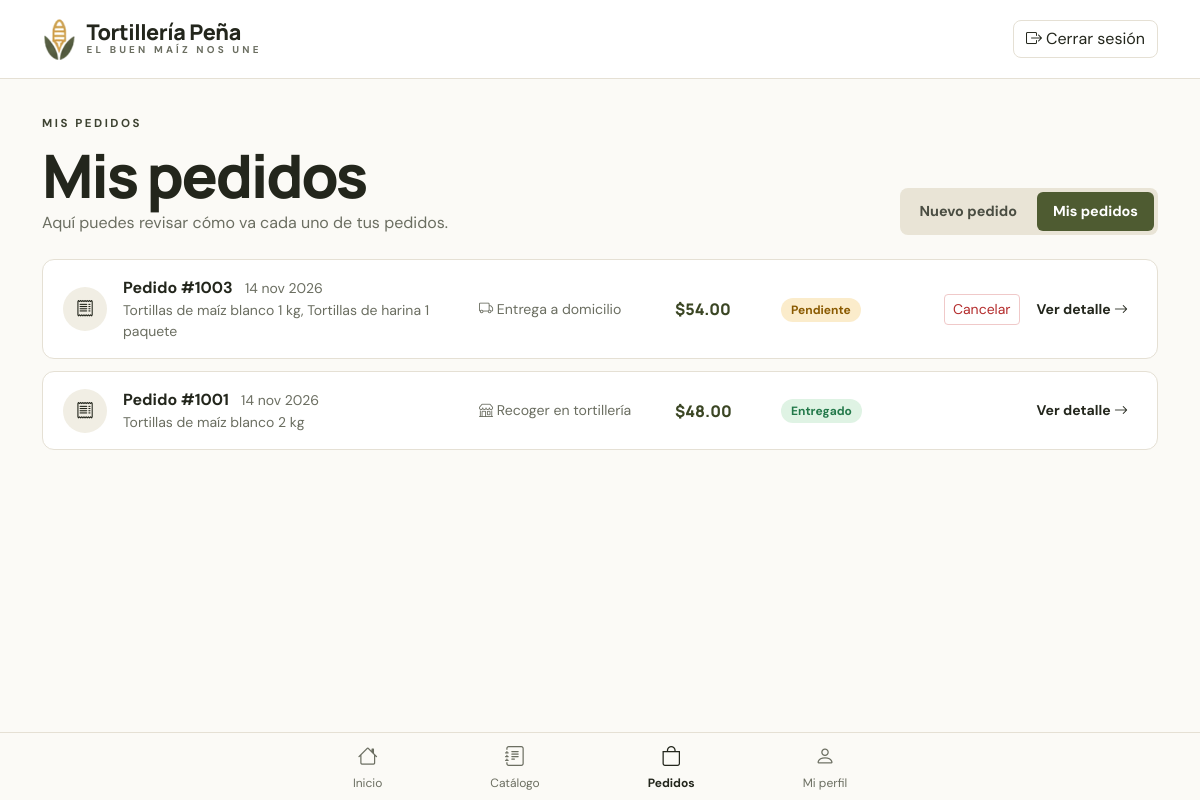
Page /cliente/mis_pedidos.php (signed in) on the committed database.
### tables this page shows
CREATE TABLE pedidos (
  id_pedido INT UNSIGNED NOT NULL AUTO_INCREMENT,
  id_cliente INT UNSIGNED NOT NULL,
  fecha DATETIME NOT NULL DEFAULT CURRENT_TIMESTAMP,
  tipo_entrega ENUM('Recoger','Domicilio') NOT NULL DEFAULT 'Recoger',
  direccion_entrega VARCHAR(200) DEFAULT NULL,
  estado ENUM('Pendiente','En preparación','Entregado','Cancelado') NOT NULL DEFAULT 'Pendiente',
  total DECIMAL(10,2) NOT NULL DEFAULT 0.00,
  PRIMARY KEY (id_pedido),
  CONSTRAINT fk_pedidos_clientes FOREIGN KEY (id_cliente) REFERENCES clientes (id_cliente)
    ON UPDATE CASCADE ON DELETE RESTRICT
);

### includes/funciones.php (called while the page is built, shortened)
<?php
function e($texto)
{
    return htmlspecialchars((string) $texto, ENT_QUOTES, 'UTF-8');
}
function dinero($cantidad)
{
    return '$' . number_format((float) $cantidad, 2);
}
function cantidad($valor)
{
    return rtrim(rtrim(number_format((float) $valor, 2, '.', ''), '0'), '.');
}
function con_unidad($valor, $unidad)
{
    $texto = cantidad($valor) . ' ' . $unidad;
    return $texto;
}
function fecha_corta($fecha, $con_hora = false)
{
    $meses = ['ene', 'feb', 'mar', 'abr', 'may', 'jun', 'jul', 'ago', 'sep', 'oct', 'nov', 'dic'];
    $t = strtotime($fecha);
    $texto = date('d', $t) . ' ' . $meses[(int) date('n', $t) - 1] . ' ' . date('Y', $t);
    if ($con_hora) {
        $texto .= ', ' . date('H:i', $t);
    }
    return $texto;
}
function clase_estado($estado)
{
    $clases = [
        'Pendiente' => 'estado-pendiente',
        'En preparación' => 'estado-preparacion',
        'Entregado' => 'estado-entregado',
        'Cancelado' => 'estado-cancelado',
    ];
    return $clases[$estado] ?? 'estado-pendiente';
}

### cliente/mis_pedidos.php (the view, shortened to what this page needs)
<?php
require_once '../includes/funciones.php';
$usuario = requiere_rol(ROL_CLIENTE);
$consulta = $pdo->prepare('SELECT * FROM pedidos WHERE id_cliente = ? ORDER BY fecha DESC');
$consulta->execute([$usuario['id_cliente']]);
$pedidos = $consulta->fetchAll();
$detalles = [];
if ($pedidos) {
    $ids = array_column($pedidos, 'id_pedido');
    $marcas = implode(',', array_fill(0, count($ids), '?'));
    $consulta = $pdo->prepare(
        "SELECT d.*, p.nombre, p.unidad
         FROM detalle_pedido d
         INNER JOIN productos p ON p.id_producto = d.id_producto
         WHERE d.id_pedido IN ($marcas)"
    );
    $consulta->execute($ids);
    foreach ($consulta->fetchAll() as $fila) {
        $detalles[$fila['id_pedido']][] = $fila;
    }
}
require '../includes/header_cliente.php';
?>
<div class="d-flex flex-wrap justify-content-between align-items-end gap-3 mb-4">
    <div>
        <p class="etiqueta">Mis pedidos</p>
        <h1 class="titulo-grande mb-1">Mis pedidos</h1>
        <p class="texto-secundario mb-0">Aquí puedes revisar cómo va cada uno de tus pedidos.</p>
    </div>
    <div class="segmentos">
        <a href="pedido.php">Nuevo pedido</a>
        <a href="mis_pedidos.php" class="activo">Mis pedidos</a>
    </div>
</div>
<?php foreach ($pedidos as $pedido): ?>
    <?php
    $items = $detalles[$pedido['id_pedido']] ?? [];
    $resumen = [];
    foreach ($items as $item) {
        $resumen[] = $item['nombre'] . ' ' . con_unidad($item['cantidad'], $item['unidad']);
    }
    ?>
    <div class="tarjeta tarjeta-pedido">
        <span class="icono-circulo"><i class="bi bi-receipt"></i></span>
        <div class="flex-grow-1">
            <strong>Pedido #<?= $pedido['id_pedido'] ?></strong>
            <span class="texto-secundario small ms-2"><?= fecha_corta($pedido['fecha']) ?></span>
            <div class="texto-secundario small"><?= e(implode(', ', $resumen)) ?></div>
        </div>
        <div class="dato-entrega">
            <i class="bi <?= $pedido['tipo_entrega'] === 'Domicilio' ? 'bi-truck' : 'bi-shop' ?>"></i>
            <?= $pedido['tipo_entrega'] === 'Domicilio' ? 'Entrega a domicilio' : 'Recoger en tortillería' ?>
        </div>
        <div class="dato-total"><?= dinero($pedido['total']) ?></div>
        <div class="dato-estado"><span class="estado <?= clase_estado($pedido['estado']) ?>"><?= e($pedido['estado']) ?></span></div>
        <div class="d-flex gap-2 acciones-pedido">
            <?php if ($pedido['estado'] === 'Pendiente'): ?>
                <form method="post" onsubmit="return confirm('¿Seguro que quieres cancelar el pedido #<?= $pedido['id_pedido'] ?>?');">
                    <button class="btn btn-sm btn-cancelar">Cancelar</button>
                </form>
            <?php endif; ?>
            <button class="btn btn-sm btn-link enlace-flecha" data-bs-toggle="modal" data-bs-target="#detalle<?= $pedido['id_pedido'] ?>">Ver detalle <i class="bi bi-arrow-right"></i></button>
        </div>
    </div>
<?php endforeach; ?>
<?php require '../includes/footer_cliente.php'; ?>

### assets/css/estilos.css (style rules this page uses)
:root { --verde: #4e5b31; --verde-oscuro: #3b4624; --verde-claro: #e9eddf; --crema: #fbfaf6; --crema-oscuro: #f1eee4; --borde: #e5e0d4; --texto: #23261c; --texto-suave: #6b6e61; --dorado: #c9a14a; }
body.sitio { font-family: 'DM Sans', system-ui, sans-serif; background: var(--crema); color: var(--texto); }
h1, h2, h3, .titulo-grande, .titulo-seccion, .marca-nombre { font-family: 'Manrope', system-ui, sans-serif; }
a { color: var(--verde); }
.texto-secundario, .text-secundario { color: var(--texto-suave); }
.etiqueta { display: flex; align-items: center; gap: 8px; font-size: .72rem; letter-spacing: .22em; text-transform: uppercase; font-weight: 700; color: #3d4231; margin-bottom: .75rem; }
.titulo-grande { font-weight: 800; font-size: clamp(2.3rem, 5vw, 4rem); letter-spacing: -.04em; line-height: 1.05; }
.enlace-flecha { color: var(--texto); font-weight: 600; text-decoration: none; }
.icono-circulo { width: 44px; height: 44px; border-radius: 50%; background: var(--crema-oscuro); display: inline-flex; align-items: center; justify-content: center; flex-shrink: 0; color: var(--texto); font-size: 1.1rem; }
.area-cliente { background: var(--crema-oscuro); padding-bottom: 90px; }
.tarjeta { background: #fff; border: 1px solid var(--borde); border-radius: 12px; }
.segmentos { display: flex; background: #e9e4d6; border-radius: 8px; padding: 4px; gap: 4px; }
.segmentos a { padding: 9px 16px; border-radius: 6px; color: #4a4d42; font-weight: 600; text-decoration: none; font-size: .9rem; }
.segmentos a.activo { background: var(--verde); color: #fff; }
.tarjeta-pedido { display: grid; grid-template-columns: 44px minmax(0, 1fr) 180px 90px 130px 210px; align-items: center; gap: 16px; padding: 16px 20px; margin-bottom: 12px; }
.dato-entrega { font-size: .88rem; color: var(--texto-suave); }
.dato-total { font-family: 'Manrope', sans-serif; font-weight: 800; color: var(--verde-oscuro); }
.acciones-pedido { justify-content: flex-end; align-items: center; }
.btn-cancelar { color: #b42c2c; border: 1px solid #f0c9c9; background: #fff; }
.estado { display: inline-block; font-size: .75rem; font-weight: 700; padding: 3px 10px; border-radius: 999px; white-space: nowrap; }
.estado-pendiente { background: #fbeccb; color: #8a5a00; }
.estado-entregado { background: #dff3e4; color: #23794a; }

### rows in the picture
pedidos: id_pedido "1003", fecha "14 nov 2026", resumen "Tortillas de maíz blanco 1 kg, Tortillas de harina 1 paquete", tipo_entrega "Entrega a domicilio", total "$54.00", estado "Pendiente"
pedidos: id_pedido "1001", fecha "14 nov 2026", resumen "Tortillas de maíz blanco 2 kg", tipo_entrega "Recoger en tortillería", total "$48.00", estado "Entregado"
